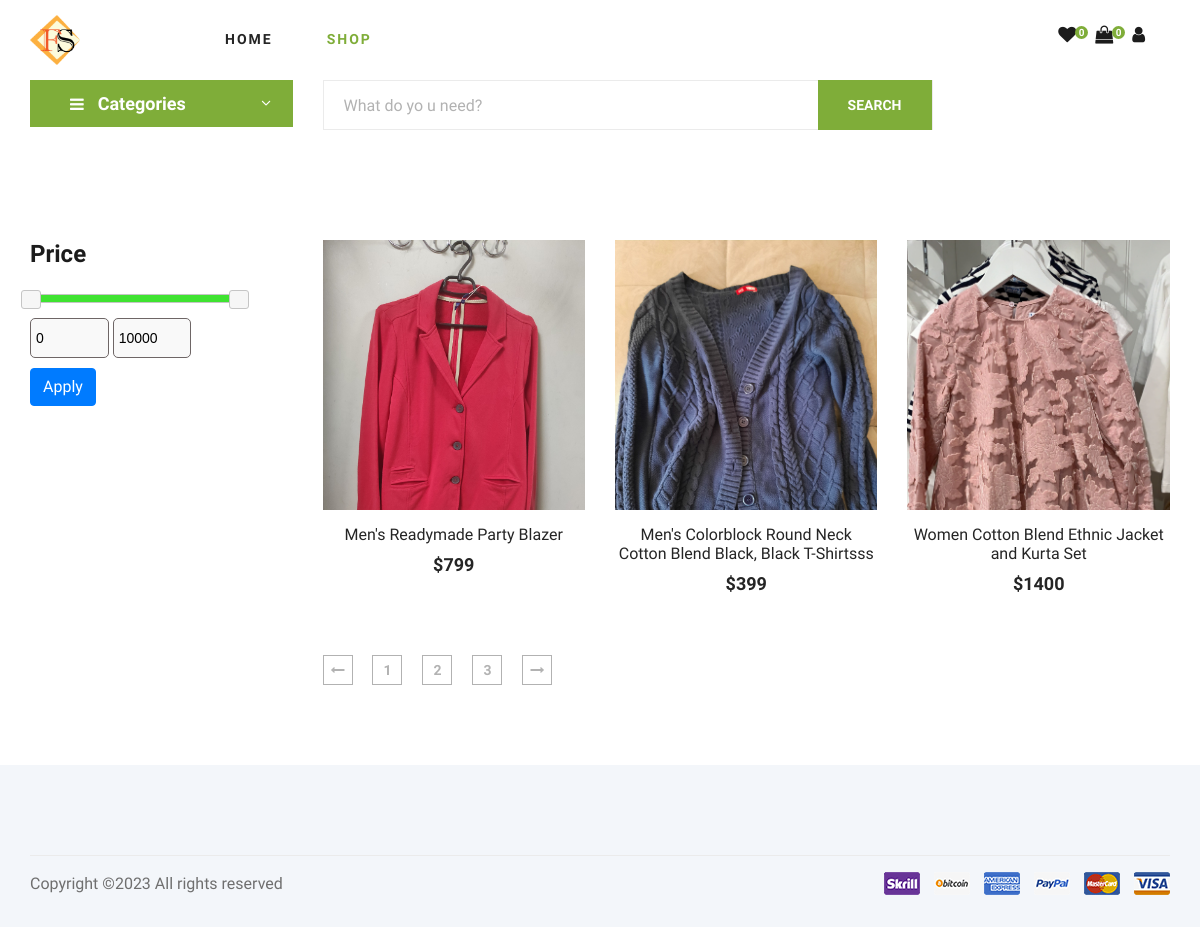
Page /search_product/ on the committed database.
### store/models.py (models this page shows, shortened)
class BaseModel(models.Model):
	uid = models.UUIDField(primary_key=True , editable=False , default=uuid.uuid4)
	created_at = models.DateTimeField(auto_now= True)
	updated_at = models.DateTimeField(auto_now_add= True)
	class Meta:
		abstract = True

class Products(BaseModel):
	product_name = models.CharField(max_length=100)
	slug = models.SlugField(max_length=100,unique=True, null=True, blank=True)
	category = models.ForeignKey(Category, on_delete=models.CASCADE, related_name="products")
	price = models.IntegerField()
	product_description = models.TextField()
	image = models.ImageField(null=True, blank=True)
	is_deleted = models.BooleanField(default=False)
	in_store = models.BooleanField(default=False)

### store/views.py (the view)
# urls.py: path('search_product/', views.search_product, name='search_product'),
def search_product(request, category=None):
    if request.method=='POST':
        query=request.POST['query']
        product_list = Products.objects.all().filter(is_deleted=False, in_store=True, slug__contains=query).order_by('uid')
        category_list = Category.objects.all()
        paginator = Paginator(product_list, 3)
        page = request.GET.get('page')
        paged_product = paginator.get_page(page)
        context = {'product_list': paged_product, 'category_list': category_list}
        return render(request, 'store/store.html', context)
    else:
        product_list = Products.objects.all().filter(in_store=True).order_by('uid')
        category_list = Category.objects.all()
        paginator = Paginator(product_list, 3)
        page = request.GET.get('page')
        paged_product = paginator.get_page(page)
        context = {'product_list': paged_product, 'category_list': category_list}
        return render(request, 'store/store.html', context)

### store/context_processors.py (called while the page is built)
def category_list_processor(request):
    category_list = Category.objects.all()
    return {'category_list': category_list}

def cart_counter(request):
    cart_count = 0
    try:
        if request.user.is_authenticated:
            cart_items = CartItems.objects.all().filter(user=request.user)
        else:
            cart = uCart.objects.filter(cart_id=_cart_id(request))
            cart_items = CartItems.objects.all().filter(cart=cart[:1])
        for cart_item in cart_items:
            cart_count += cart_item.quantity
    except uCart.DoesNotExist:
        cart_count=0
    return dict(cart_count=cart_count)

def wish_counter(request):
    if request.user.is_authenticated:
        wish_items = WishList.objects.filter(user=request.user)
    else:
        guest = Guest.objects.filter(guest_id=_wishlist_id(request)).first()
        if guest:
            wish_items = WishList.objects.filter(guest=guest)
        else:
            wish_items = []
    wish_count = wish_items.count() if wish_items else 0
    return {'wish_count': wish_count}

def notification_counter(request):
    if request.user.is_authenticated:
        notifications = Notification.objects.filter(user=request.user,is_read=False)
        noti_count = notifications.count() if notifications else 0
        return dict(noti_count=noti_count)
    else:
        return dict(noti_count=0)

### store/views.py (called while the page is built)
def _cart_id(request):
    cart = request.session.session_key
    if not cart:
        cart = request.session.create()
    return cart

def _wishlist_id(request):
    guest = request.session.session_key
    if not guest:
        guest = request.session.create()
    return guest

### store/templates/store/store.html (shortened to what this page needs)
{%extends 'store/base.html'%}
{%load static%}
{%block body%}
<section class="product spad">
        <div class="container">
            <div class="row">
                <div class="col-lg-3 col-md-5">
                    <div class="sidebar">
                        <div class="sidebar__item">
                            <h4>Price</h4>
                            <div class="price-range-wrap">
                                <div class="price-picker">
                                    <form action="{%url 'filter_products_by_price'%}" method="post" id="price-filter-form">
                                    <div class="price-input">
                            <div id="slider-range" class="price-filter-range" name="rangeInput" style="width:80%"></div>
                            <div style="margin-bottom:10px">
                            <input type="number" min=0 max="9900" oninput="validity.valid||(value='0');" id="min_price" class="price-range-field" name="min_price"/>
                            <input type="number" min=0 max="10000" oninput="validity.valid||(value='10000');" id="max_price" class="price-range-field" name="max_price"/>
                            </div>
                             <button type="submit" class="btn btn-primary" >Apply</button>
                                    </div>
                                    </form>
                                </div>
                            </div>
                        </div>
                    </div>
                </div>
                <div class="col-lg-9 col-md-7">
                    <div class="row">
                        {%for product in product_list%}
                        <div class="col-lg-4 col-md-6 col-sm-6">
                            <div class="product__item">
                                <div class="product__item__pic set-bg" data-setbg="{{product.image.url}}">
                                </div>
                                <div class="product__item__text">
                                    <h6><a href="#">{{product.product_name}}</a></h6>
                                    <h5>${{product.price}}</h5>
                                </div>
                            </div>
                        </div>
                        {%endfor%}
                    </div>
                    {%if product_list.has_other_pages%}
                    <div class="product__pagination">
                        {%if product_list.has_previous%}
                        <a href="?page={{product_list.previous_page_number}}"><i class="fa fa-long-arrow-left"></i></a>
                        {%else%}
                        <a href="#"><i class="fa fa-long-arrow-left"></i></a>
                        {%endif%}
                        {%for i in product_list.paginator.page_range%}
	                    {%if product_list.number == i%}
                        <a href="#">{{i}}</a>
                        {%else%}
                        <a href="?page={{i}}">{{i}}</a>
                        {%endif%}
	                    {%endfor%}
                        {%if product_list.has_next%}
                        <a href="?page={{product_list.next_page_number}}"><i class="fa fa-long-arrow-right"></i></a>
                        {%endif%}
                    </div>
                    {%endif%}
                </div>
            </div>
        </div>
    </section>
{%endblock%}

### static/assets/css/style.css (style rules this page uses)
html, body { height: 100%; font-family: "Cairo", sans-serif; -webkit-font-smoothing: antialiased; font-smoothing: antialiased; }
h1, h2, h3, h4, h5, h6 { margin: 0; color: #111111; font-weight: 400; font-family: "Cairo", sans-serif; }
h4 { font-size: 24px; }
h5 { font-size: 18px; }
h6 { font-size: 16px; }
.set-bg { background-repeat: no-repeat; background-size: cover; background-position: top center; }
.spad { padding-top: 100px; padding-bottom: 100px; }
.sidebar__item { margin-bottom: 35px; }
.sidebar__item h4 { color: #1c1c1c; font-weight: 700; margin-bottom: 25px; }
.product { padding-top: 80px; padding-bottom: 80px; }
.product__item { margin-bottom: 50px; }
.product__item__pic { height: 270px; position: relative; overflow: hidden; }
.product__item__text { text-align: center; padding-top: 15px; }
.product__item__text h6 { margin-bottom: 10px; }
.product__item__text h6 a { color: #252525; }
.product__item__text h5 { color: #252525; font-weight: 700; }
.product__pagination, .blog__pagination { padding-top: 10px; }
.product__pagination a, .blog__pagination a { display: inline-block; width: 30px; height: 30px; border: 1px solid #b2b2b2; font-size: 14px; color: #b2b2b2; font-weight: 700; line-height: 28px; text-align: center; margin-right: 16px; -webkit-transition: all, 0.3s; -moz-transition: all, 0.3s; -ms-transition: all, 0.3s; -o-transition: all, 0.3s; transition: all, 0.3s; }
.product__pagination a:last-child, .blog__pagination a:last-child { margin-right: 0; }
@media only screen and (min-width: 1200px) { .container { max-width: 1170px; } }

### store/templates/store/store.html (style rules this page uses)
.ui-slider-horizontal { height: .6em; }
.ui-slider-horizontal { margin-bottom: 15px; width:40%; }
.price-range-field { width:20%; min-width: 30%; background-color:#f9f9f9; border: 1px solid #6e6666; color: black; font-family: myFont; font: normal 14px Arial, Helvetica, sans-serif; border-radius: 5px; height:40px; padding:5px; }

### rows in the picture
Products: shows a picture, product_name "Men's Readymade Party Blazer", price "799"
Products: shows a picture, product_name "Men's Colorblock Round Neck Cotton Blend Black, Black T-Shirtsss", price "399"
Products: shows a picture, product_name "Women Cotton Blend Ethnic Jacket and Kurta Set", price "1400"

### other values in the picture
{{ wish_count }} "0"
{{ cart_count }} "0"
{{ i }} "1"
{{ i }} "2" "3"
